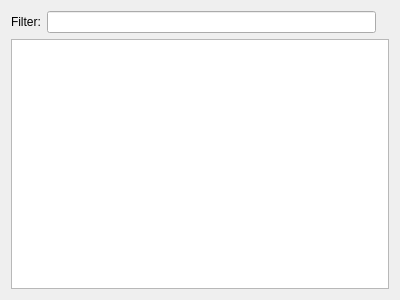
<?xml version="1.0" encoding="UTF-8"?>
<ui version="4.0">
 <class>QMSWizardPage</class>
 <widget class="QWizardPage" name="QMSWizardPage">
  <property name="geometry">
   <rect>
    <x>0</x>
    <y>0</y>
    <width>400</width>
    <height>300</height>
   </rect>
  </property>
  <property name="windowTitle">
   <string>WizardPage</string>
  </property>
  <layout class="QVBoxLayout" name="verticalLayout">
   <item>
    <layout class="QHBoxLayout" name="horizontalLayout">
     <item>
      <widget class="QLabel" name="label">
       <property name="text">
        <string>Filter:</string>
       </property>
      </widget>
     </item>
     <item>
      <widget class="QLineEdit" name="filterEdit"/>
     </item>
     <item>
      <widget class="QLabel" name="loadAnimation">
       <property name="maximumSize">
        <size>
         <width>24</width>
         <height>24</height>
        </size>
       </property>
       <property name="scaledContents">
        <bool>true</bool>
       </property>
       <property name="alignment">
        <set>Qt::AlignCenter</set>
       </property>
      </widget>
     </item>
    </layout>
   </item>
   <item>
    <widget class="QListView" name="listView">
     <property name="editTriggers">
      <set>QAbstractItemView::NoEditTriggers</set>
     </property>
     <property name="showDropIndicator" stdset="0">
      <bool>false</bool>
     </property>
     <property name="alternatingRowColors">
      <bool>true</bool>
     </property>
     <property name="iconSize">
      <size>
       <width>48</width>
       <height>48</height>
      </size>
     </property>
     <property name="flow">
      <enum>QListView::TopToBottom</enum>
     </property>
     <property name="viewMode">
      <enum>QListView::ListMode</enum>
     </property>
     <property name="selectionRectVisible">
      <bool>true</bool>
     </property>
    </widget>
   </item>
  </layout>
 </widget>
 <resources/>
 <connections/>
</ui>
